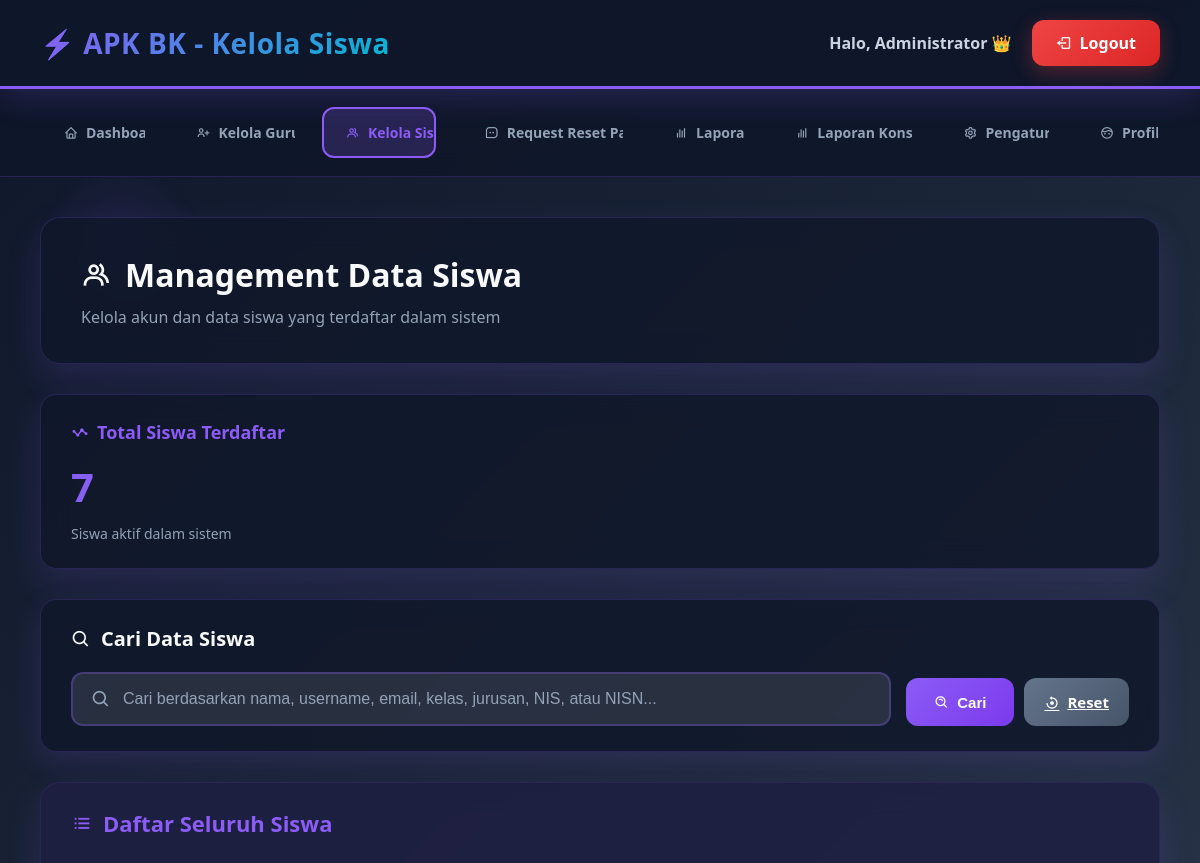
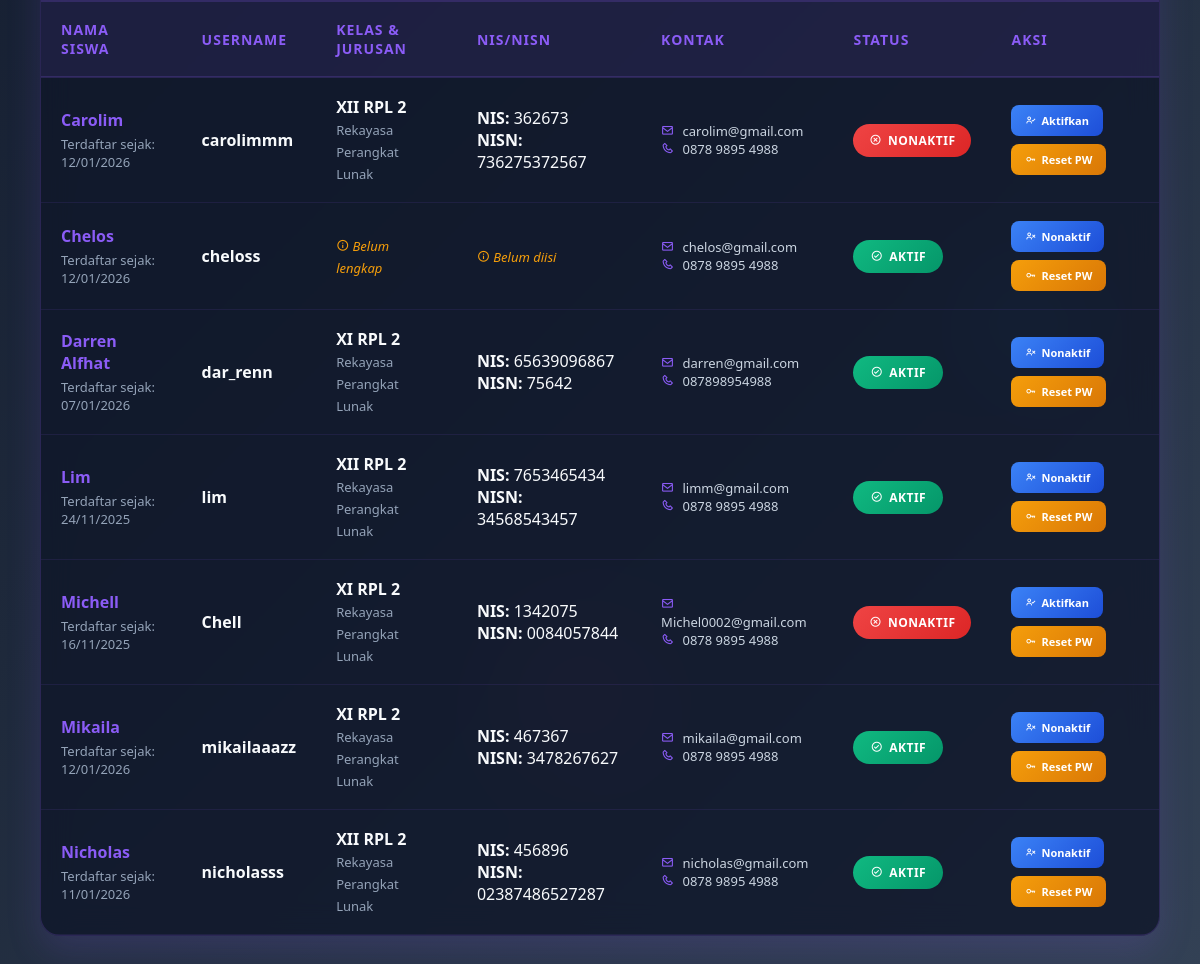
Page /admin_manage_siswa.php (signed in) on the committed database (2 pictures, top to bottom).
### tables this page shows
CREATE TABLE `siswa` (
  `ID` int(11) NOT NULL,
  `USER_ID` int(11) DEFAULT NULL,
  `NIS` varchar(20) NOT NULL,
  `NISN` varchar(20) NOT NULL,
  `JENIS_KELAMIN` enum('L','P') NOT NULL,
  `TEMPAT_LAHIR` varchar(50) DEFAULT NULL,
  `TANGGAL_LAHIR` date DEFAULT NULL,
  `ALAMAT` text DEFAULT NULL,
  `AGAMA` varchar(20) DEFAULT NULL,
  `KELAS` varchar(10) DEFAULT NULL,
  `JURUSAN` varchar(50) DEFAULT NULL,
  `CREATED_AT` timestamp NOT NULL DEFAULT current_timestamp(),
  `UPDATED_AT` timestamp NOT NULL DEFAULT current_timestamp() ON UPDATE current_timestamp(),
  `ANGKATAN` int(11) DEFAULT NULL
);

CREATE TABLE `users` (
  `ID` int(11) NOT NULL,
  `USERNAME` varchar(100) NOT NULL,
  `PASSWORD` varchar(100) NOT NULL,
  `ROLE` enum('Admin','Guru_BK','Siswa') DEFAULT NULL,
  `NAMA_LENGKAP` varchar(100) NOT NULL,
  `EMAIL` varchar(100) DEFAULT NULL,
  `NO_TELEPON` varchar(15) DEFAULT NULL,
  `STATUS` enum('Aktif','Tidak_Aktif') DEFAULT 'Aktif',
  `CREATED_AT` timestamp NOT NULL DEFAULT current_timestamp(),
  `UPDATED_AT` timestamp NOT NULL DEFAULT current_timestamp() ON UPDATE current_timestamp()
);

### admin_manage_siswa.php (the view, shortened to what this page needs)
<?php
include 'koneksi.php';
$search = isset($_GET['search']) ? trim($_GET['search']) : '';
$page = isset($_GET['page']) ? (int)$_GET['page'] : 1;
$per_page = 10;
try {
    $check_table = $koneksi->query("SHOW TABLES LIKE 'siswa'");
    if ($check_table->num_rows > 0) {
        $sql_base = "SELECT u.*, s.NIS, s.NISN, s.KELAS, s.JURUSAN
                      FROM users u
                      LEFT JOIN siswa s ON u.ID = s.USER_ID
                      WHERE u.ROLE = 'Siswa'";
        $count_sql = "SELECT COUNT(*) as total
                      FROM users u
                      LEFT JOIN siswa s ON u.ID = s.USER_ID
                      WHERE u.ROLE = 'Siswa'";
    }
    if (!empty($search) && $check_table->num_rows > 0) {
        $stmt_count = $koneksi->prepare($count_sql);
        $stmt_count->bind_param("sssssss", $search_like, $search_like, $search_like, $search_like, $search_like, $search_like, $search_like);
    } elseif (!empty($search)) {
        $stmt_count = $koneksi->prepare($count_sql);
        $stmt_count->bind_param("ss", $search_like, $search_like);
    } else {
        $stmt_count = $koneksi->prepare($count_sql);
    }
    if (!empty($search)) {
        $stmt_count->execute();
    } else {
        $stmt_count->execute();
    }
    $count_result = $stmt_count->get_result();
    $total_records = $count_result->fetch_assoc()['total'];
    $offset = ($page - 1) * $per_page;
    $sql_siswa = $sql_base . " ORDER BY u.NAMA_LENGKAP LIMIT ? OFFSET ?";
    $stmt_siswa = $koneksi->prepare($sql_siswa);
    if (!empty($search) && $check_table->num_rows > 0) {
        $stmt_siswa->bind_param("sssssssii", $search_like, $search_like, $search_like, $search_like, $search_like, $search_like, $search_like, $per_page, $offset);
    } elseif (!empty($search)) {
        $stmt_siswa->bind_param("ssii", $search_like, $search_like, $per_page, $offset);
    } else {
        $stmt_siswa->bind_param("ii", $per_page, $offset);
    }
    $stmt_siswa->execute();
    $siswa_list = $stmt_siswa->get_result();
} catch (Exception $e) {
    $error = "Terjadi kesalahan: " . $e->getMessage();
    $sql_siswa = "SELECT * FROM users WHERE ROLE = 'Siswa' ORDER BY NAMA_LENGKAP";
    $siswa_list = $koneksi->query($sql_siswa);
}
?>
<!DOCTYPE html>
<html lang="id">
<head>
    <link href="https://unpkg.com/boxicons@2.1.4/css/boxicons.min.css" rel="stylesheet">
</head>
<body>
    <div class="floating"></div>
    <div class="floating"></div>
    <div class="floating"></div>
    <div class="header">
        <h1>⚡ APK BK - Kelola Siswa</h1>
        <div class="user-info">
            <span>Halo, <strong><?php echo htmlspecialchars($_SESSION['nama_lengkap']); ?></strong> 👑</span>
            <a href="logout.php" class="logout-btn">
                <i class='bx bx-log-out'></i>
                Logout
            </a>
        </div>
    </div>
    <div class="nav">
        <a href="admin_dashboard.php">
            <i class='bx bx-home'></i>
            Dashboard
        </a>
        <a href="admin_manage_guru.php">
            <i class='bx bx-user-plus'></i>
            Kelola Guru BK
        </a>
        <a href="admin_manage_siswa.php" class="active">
            <i class='bx bx-group'></i>
            Kelola Siswa
        </a>
       <a href="admin_manage_reset_requests.php">
            <i class='bx bx-message-square-dots'></i>
            Request Reset Password
        </a>
        <a href="admin_reports.php">
            <i class='bx bx-bar-chart'></i>
            Laporan
        </a>
         <a href="admin_laporan_konsultasi.php">
            <i class='bx bx-bar-chart'></i>
            Laporan Konsultasi
        </a>
        <a href="admin_settings.php">
            <i class='bx bx-cog'></i>
            Pengaturan
        </a>
        <a href="profil.php">
            <i class='bx bx-face'></i>
            Profil
        </a>
    </div>
    <div class="container">
        <div class="page-header">
            <h2><i class='bx bx-group'></i> Management Data Siswa</h2>
            <p>Kelola akun dan data siswa yang terdaftar dalam sistem</p>
        </div>
        <div class="stats-card">
            <h3><i class='bx bx-stats'></i> Total Siswa Terdaftar</h3>
            <div class="stats-value"><?php echo $total_records ?? '0'; ?></div>
            <p style="color: #94a3b8; margin-top: 10px; font-size: 14px;">Siswa aktif dalam sistem</p>
        </div>
        <div class="search-container">
            <div class="search-header">
                <h3><i class='bx bx-search'></i> Cari Data Siswa</h3>
            </div>
            <form method="GET" action="" class="search-form">
                <div class="form-group search-input-group">
                    <i class='bx bx-search search-icon'></i>
                    <input type="text"
                           name="search"
                           class="search-input"
                           placeholder="Cari berdasarkan nama, username, email, kelas, jurusan, NIS, atau NISN..."
                           value="<?php echo htmlspecialchars($search); ?>">
                </div>
                <div class="search-buttons">
                    <button type="submit" class="btn-search">
                        <i class='bx bx-search-alt'></i>
                        Cari
                    </button>
                    <a href="admin_manage_siswa.php" class="btn-reset-search">
                        <i class='bx bx-reset'></i>
                        Reset
                    </a>
                </div>
            </form>
        </div>
        <div class="siswa-table-container">
            <div class="table-header">
                <h3><i class='bx bx-list-ul'></i> Daftar Seluruh Siswa</h3>
            </div>
            <?php if (isset($siswa_list) && $siswa_list->num_rows > 0): ?>
                <table>
                    <thead>
                        <tr>
                            <th>Nama Siswa</th>
                            <th>Username</th>
                            <th>Kelas & Jurusan</th>
                            <th>NIS/NISN</th>
                            <th>Kontak</th>
                            <th>Status</th>
                            <th>Aksi</th>
                        </tr>
                    </thead>
                    <tbody>
                        <?php while($siswa = $siswa_list->fetch_assoc()): ?>
                        <tr>
                            <td>
                                <div class="student-name"><?php echo htmlspecialchars($siswa['NAMA_LENGKAP']); ?></div>
                                <div class="student-details">Terdaftar sejak: <?php echo date('d/m/Y', strtotime($siswa['CREATED_AT'] ?? 'now')); ?></div>
                            </td>
                            <td>
                                <strong><?php echo htmlspecialchars($siswa['USERNAME']); ?></strong>
                            </td>
                            <td>
                                <?php if (!empty($siswa['KELAS']) && !empty($siswa['JURUSAN'])): ?>
                                    <strong><?php echo htmlspecialchars($siswa['KELAS']); ?></strong><br>
                                    <span style="color: #94a3b8; font-size: 13px;"><?php echo htmlspecialchars($siswa['JURUSAN']); ?></span>
                                <?php else: ?>
                                    <span style="color: #f59e0b; font-style: italic; font-size: 13px;">
                                        <i class='bx bx-info-circle'></i> Belum lengkap
                                    </span>
                                <?php endif; ?>
                            </td>
                            <td>
                                <?php if (!empty($siswa['NIS'])): ?>
                                    <strong>NIS:</strong> <?php echo htmlspecialchars($siswa['NIS']); ?><br>
                                    <?php if (!empty($siswa['NISN'])): ?>
                                    <strong>NISN:</strong> <?php echo htmlspecialchars($siswa['NISN']); ?>
                                    <?php endif; ?>
                                <?php else: ?>
                                    <span style="color: #f59e0b; font-style: italic; font-size: 13px;">
                                        <i class='bx bx-info-circle'></i> Belum diisi
                                    </span>
                                <?php endif; ?>
                            </td>
                            <td>
                                <div class="contact-info">
                                    <?php if (!empty($siswa['EMAIL'])): ?>
                                        <div><i class='bx bx-envelope'></i> <?php echo htmlspecialchars($siswa['EMAIL']); ?></div>
                                    <?php endif; ?>
                                    <?php if (!empty($siswa['NO_TELEPON'])): ?>
                                        <div><i class='bx bx-phone'></i> <?php echo htmlspecialchars($siswa['NO_TELEPON']); ?></div>
                                    <?php endif; ?>
                                </div>
                            </td>
                            <td>
                                <span class="status-badge status-<?php echo strtolower($siswa['STATUS']); ?>">
                                    <i class='bx bx-<?php echo $siswa['STATUS'] == 'Aktif' ? 'check-circle' : 'x-circle'; ?>'></i>
                                    <?php echo $siswa['STATUS'] == 'Aktif' ? 'Aktif' : 'Nonaktif'; ?>
                                </span>
                            </td>
                            <td>
                                <div class="action-buttons">
                                    <a href="?<?php echo !empty($search) ? 'search=' . urlencode($search) . '&' : ''; ?>page=<?php echo $page; ?>&toggle_status=<?php echo $siswa['ID']; ?>" class="btn btn-toggle">
                                        <i class='bx bx-<?php echo $siswa['STATUS'] == 'Aktif' ? 'user-x' : 'user-check'; ?>'></i>
                                        <?php echo $siswa['STATUS'] == 'Aktif' ? 'Nonaktif' : 'Aktifkan'; ?>
                                    </a>
                                    <a href="?<?php echo !empty($search) ? 'search=' . urlencode($search) . '&' : ''; ?>page=<?php echo $page; ?>&reset_password=<?php echo $siswa['ID']; ?>" class="btn btn-reset" onclick="return confirm('Reset password <?php echo htmlspecialchars($siswa['NAMA_LENGKAP']); ?> menjadi password123?')">
                                        <i class='bx bx-key'></i>
                                        Reset PW
                                    </a>
                                </div>
                            </td>
                        </tr>
                        <?php endwhile; ?>
                    </tbody>
                </table>
            <?php endif; ?>
        </div>
    </div>
</body>
</html>

### rows in the picture
siswa: USER_ID.NAMA_LENGKAP "Carolim", USER_ID.CREATED_AT "12/01/2026", USER_ID.USERNAME "carolimmm", KELAS "XII RPL 2", JURUSAN "Rekayasa Perangkat Lunak", NIS "362673", NISN "736275372567", USER_ID.EMAIL "carolim@gmail.com", USER_ID.NO_TELEPON "0878 9895 4988", shows "NONAKTIF", shows "Aktifkan"
users: NAMA_LENGKAP "Chelos", CREATED_AT "12/01/2026", USERNAME "cheloss", shows "Belum lengkap", shows "Belum diisi", EMAIL "chelos@gmail.com", NO_TELEPON "0878 9895 4988", STATUS "AKTIF"
siswa: USER_ID.NAMA_LENGKAP "Darren Alfhat", USER_ID.CREATED_AT "07/01/2026", USER_ID.USERNAME "dar_renn", KELAS "XI RPL 2", JURUSAN "Rekayasa Perangkat Lunak", NIS "65639096867", NISN "75642", USER_ID.EMAIL "darren@gmail.com", USER_ID.NO_TELEPON "087898954988", shows "AKTIF", shows "Nonaktif"
siswa: USER_ID.NAMA_LENGKAP "Lim", USER_ID.CREATED_AT "24/11/2025", USER_ID.USERNAME "lim", KELAS "XII RPL 2", JURUSAN "Rekayasa Perangkat Lunak", NIS "7653465434", NISN "34568543457", USER_ID.EMAIL "limm@gmail.com", USER_ID.NO_TELEPON "0878 9895 4988", shows "AKTIF", shows "Nonaktif"
siswa: USER_ID.NAMA_LENGKAP "Michell", USER_ID.CREATED_AT "16/11/2025", USER_ID.USERNAME "Chell", KELAS "XI RPL 2", JURUSAN "Rekayasa Perangkat Lunak", NIS "1342075", NISN "0084057844", USER_ID.EMAIL "Michel0002@gmail.com", USER_ID.NO_TELEPON "0878 9895 4988", shows "NONAKTIF", shows "Aktifkan"
siswa: USER_ID.NAMA_LENGKAP "Mikaila", USER_ID.CREATED_AT "12/01/2026", USER_ID.USERNAME "mikailaaazz", KELAS "XI RPL 2", JURUSAN "Rekayasa Perangkat Lunak", NIS "467367", NISN "3478267627", USER_ID.EMAIL "mikaila@gmail.com", USER_ID.NO_TELEPON "0878 9895 4988", shows "AKTIF", shows "Nonaktif"
siswa: USER_ID.NAMA_LENGKAP "Nicholas", USER_ID.CREATED_AT "11/01/2026", USER_ID.USERNAME "nicholasss", KELAS "XII RPL 2", JURUSAN "Rekayasa Perangkat Lunak", NIS "456896", NISN "02387486527287", USER_ID.EMAIL "nicholas@gmail.com", USER_ID.NO_TELEPON "0878 9895 4988", shows "AKTIF", shows "Nonaktif"

### other values in the picture
$_SESSION['nama_lengkap'] "Administrator"
$total_records "7"
